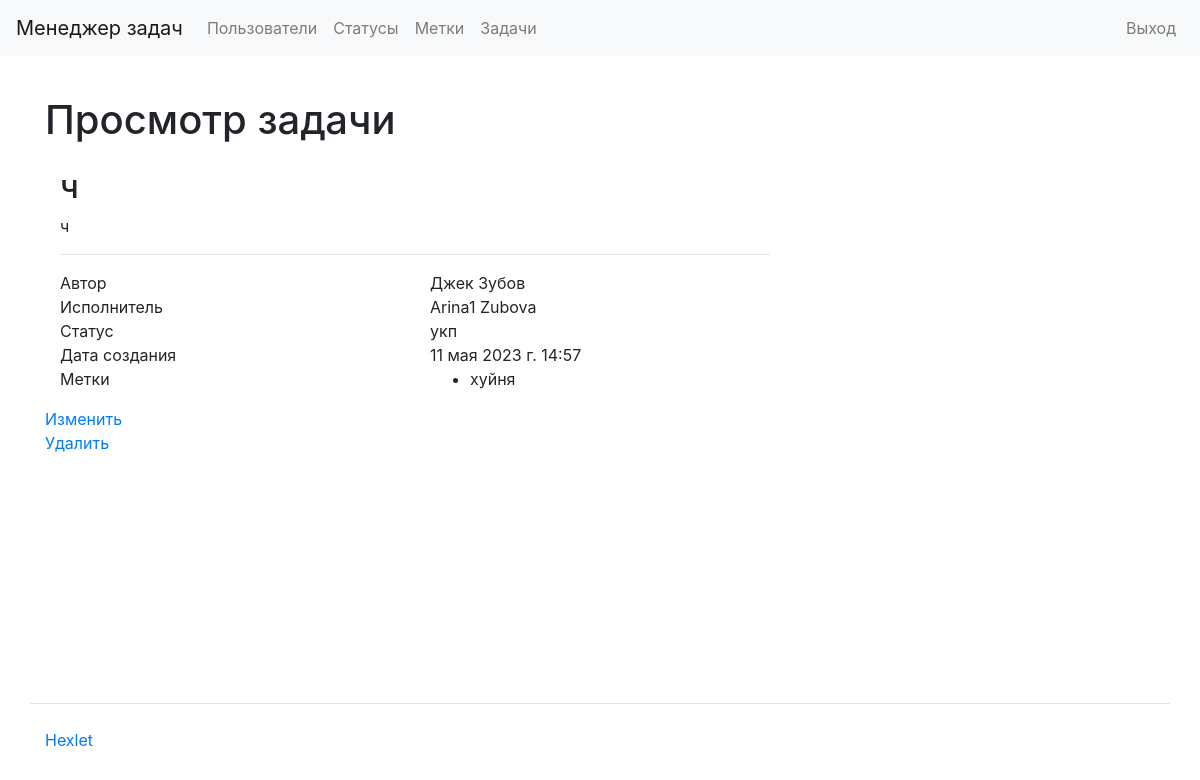
Screenshot of /tasks/2 (signed in) with the database file from the repository.
### tasks/models.py (models this page shows, shortened)
class Task(models.Model):
    name = models.CharField(max_length=150, unique=True)
    description = models.TextField(null=True, blank=True)
    created_at = models.DateTimeField(auto_now=True)
    status = models.ForeignKey(Status, on_delete=models.PROTECT)
    creator = models.ForeignKey(User, related_name='creator', on_delete=models.PROTECT)
    executor = models.ForeignKey(User, related_name='executor', on_delete=models.PROTECT, null=True, blank=True)
    labels = models.ManyToManyField(Label, blank=True)

### users/models.py (models this page shows)
class User(AbstractUser):
    def __str__(self):
        return f'{self.first_name} {self.last_name}'

### statuses/models.py (models this page shows)
class Status(models.Model):
    name = models.CharField(max_length=150, unique=True)
    created_at = models.DateTimeField(auto_now=True)
    def __str__(self):
        return self.name

### labels/models.py (models this page shows)
class Label(models.Model):
    name = models.CharField(max_length=150, unique=True)
    created_at = models.DateTimeField(auto_now=True)
    def __str__(self):
        return self.name

### tasks/views.py (the view)
# urls.py: path('<int:pk>', views.TaskDetailView.as_view(), name='task_detail'),
class TaskDetailView(LoginRequiredMixin, SuccessMessageMixin, DetailView):
    model = Task
    template_name = "tasks/detail.html"
    def get_context_data(self, **kwargs):
        context = super().get_context_data(**kwargs)
        context["title"] = _("View the task")
        return context

### tasks/templates/tasks/detail.html
{% extends "base.html" %}
{% load bootstrap4 %}
{% load i18n %}
{% block content %}
<h1 class="my-4">{{ title }}</h1>
<div class="col-md-8 col-md-offset-2">
    <h2>{{ task.name }}</h2>
    <div class="row">
        <div class="col-md-12">
            {{ task.description }}
        </div>
    </div>
    <hr />
    <div class="row">
        <div class="col-md-6">{% translate "Author" %}</div>
        <div class="col-md-6">{{ task.creator }}</div>
    </div>
    <div class="row">
        <div class="col-md-6">{% translate "Executor" %}</div>
        <div class="col-md-6">{{ task.executor }}</div>
    </div>
    <div class="row">
        <div class="col-md-6">{% translate "Status" %}</div>
        <div class="col-md-6">{{ task.status }}</div>
    </div>
    <div class="row">
        <div class="col-md-6">{% translate "Date of creation" %}</div>
        <div class="col-md-6">{{ task.created_at }}</div>
    </div>
    <div class="row">
        <div class="col-md-6">{% translate "Labels" %}</div>
        <div class="col-md-6">
            <ul>{% for label in task.labels.all %}
                <li>{{ label }}</li>
            {% endfor %}
            </ul>
        </div>
    </div>
    </div>
    <td>
    <a href="/tasks/{{ task.id }}/update/">{% translate "Update" %}</a>
    <br>
    <a href="/tasks/{{ task.id }}/delete/">{% translate "Delete" %}</a>
</td>
</div>
{% endblock %}

### rows the page displays
Task: name "ч", description "ч", creator "Джек Зубов", executor "Arina1 Zubova", status "укп", created_at "11 мая 2023 г. 14:57"
Label: name "хуйня"

### other values shown
{{ title }} "Просмотр задачи"
